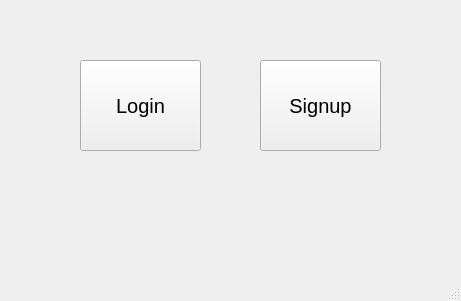
<?xml version="1.0" encoding="UTF-8"?>
<ui version="4.0">
 <class>MainWindow</class>
 <widget class="QMainWindow" name="MainWindow">
  <property name="geometry">
   <rect>
    <x>0</x>
    <y>0</y>
    <width>461</width>
    <height>301</height>
   </rect>
  </property>
  <property name="windowTitle">
   <string>MainWindow</string>
  </property>
  <widget class="QWidget" name="centralwidget">
   <widget class="QPushButton" name="loginButton">
    <property name="geometry">
     <rect>
      <x>80</x>
      <y>60</y>
      <width>121</width>
      <height>91</height>
     </rect>
    </property>
    <property name="font">
     <font>
      <pointsize>15</pointsize>
     </font>
    </property>
    <property name="text">
     <string>Login</string>
    </property>
   </widget>
   <widget class="QPushButton" name="signupButton">
    <property name="geometry">
     <rect>
      <x>260</x>
      <y>60</y>
      <width>121</width>
      <height>91</height>
     </rect>
    </property>
    <property name="font">
     <font>
      <pointsize>15</pointsize>
     </font>
    </property>
    <property name="text">
     <string>Signup</string>
    </property>
   </widget>
  </widget>
  <widget class="QMenuBar" name="menubar">
   <property name="geometry">
    <rect>
     <x>0</x>
     <y>0</y>
     <width>461</width>
     <height>26</height>
    </rect>
   </property>
  </widget>
  <widget class="QStatusBar" name="statusbar"/>
 </widget>
 <resources/>
 <connections/>
</ui>
